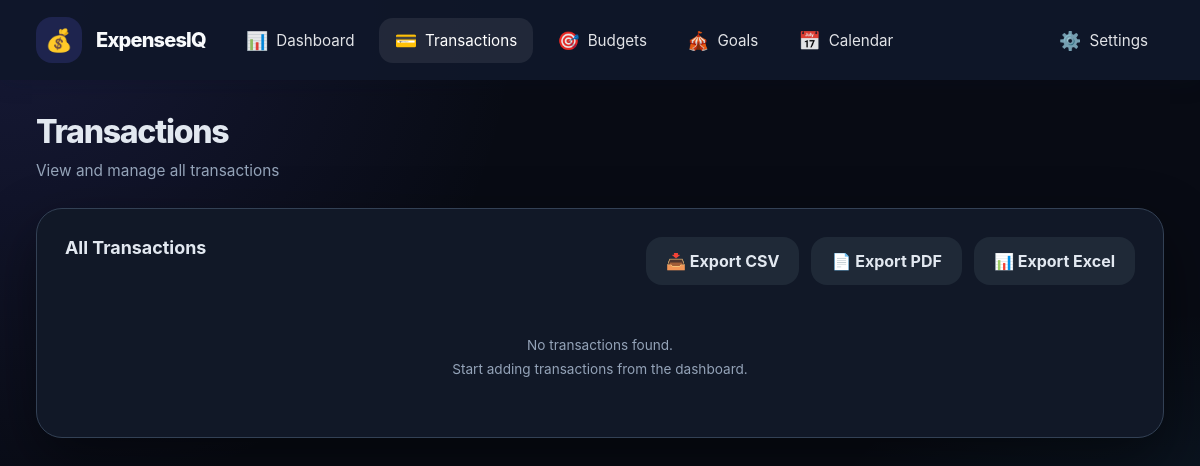
/transactions (signed in), run on an earlier commit of the app's database.
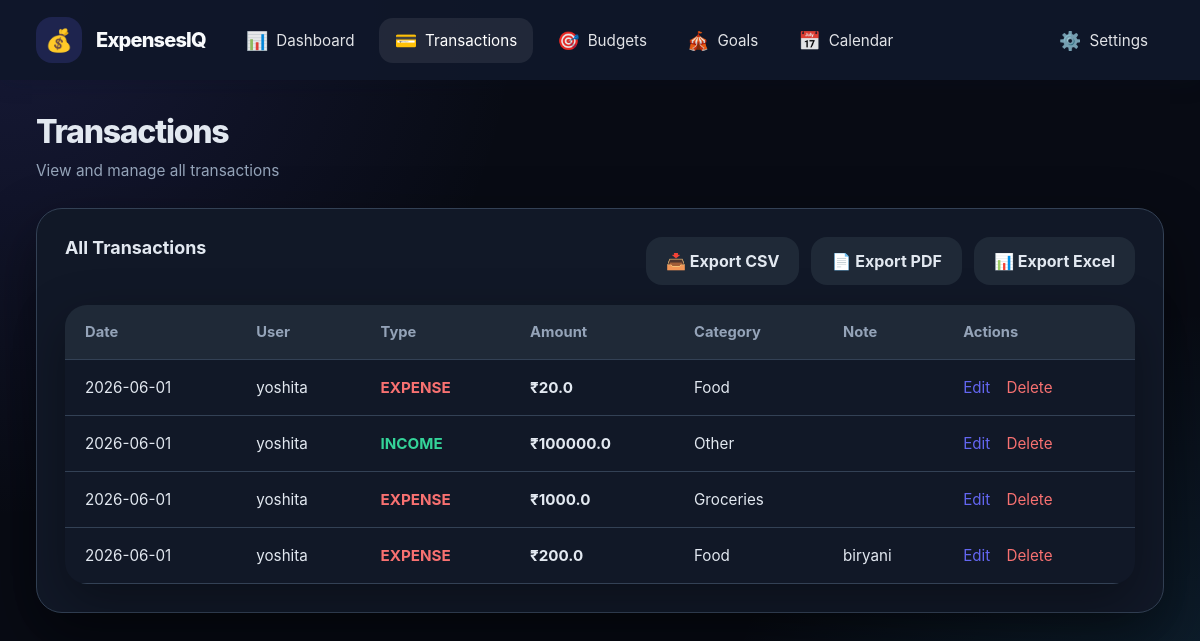
And on a later commit of the database.
### tables this page shows
CREATE TABLE transactions(

            id INTEGER PRIMARY KEY AUTOINCREMENT,

            group_name TEXT,

            user TEXT,

            amount REAL,

            category TEXT,

            type TEXT,

            note TEXT,

            date TEXT
        );

### app.py (the view)
@app.route('/transactions')
def transactions_page():
    if 'user' not in session:
        return redirect(url_for('login'))
    group_name = session['group_name']
    requested_date = request.args.get('date', '').strip()
    conn = get_db()
    cur = conn.cursor()
    if requested_date:
        cur.execute(
            'SELECT * FROM transactions WHERE group_name=? AND date=? ORDER BY id DESC',
            (group_name, requested_date),
        )
        rows = [dict(r) for r in cur.fetchall()]
        total_for_date = sum(r.get('amount', 0.0) for r in rows if r.get('type') == 'expense')
    else:
        cur.execute('SELECT * FROM transactions WHERE group_name=? ORDER BY id DESC', (group_name,))
        rows = [dict(r) for r in cur.fetchall()]
        total_for_date = None
    conn.close()
    return render_template(
        'transactions.html',
        transactions=rows,
        user=session.get('user'),
        date_filter=requested_date,
        total_for_date=total_for_date,
    )

### app.py (called while the page is built)
@app.after_request
def add_cors(response: Response) -> Response:
    response.headers["Access-Control-Allow-Origin"] = "*"
    response.headers["Access-Control-Allow-Headers"] = (
        "Content-Type,Authorization"
    )
    response.headers["Access-Control-Allow-Methods"] = (
        "GET,POST,OPTIONS"
    )
    return response

def get_db():
    db_path = Path(__file__).resolve().parent / "data.db"
    conn = sqlite3.connect(str(db_path), timeout=10, check_same_thread=False)
    conn.row_factory = sqlite3.Row
    return conn

### templates/transactions.html (shortened to what this page needs)
<!DOCTYPE html>
<html>
<head>
  <link rel="stylesheet" href="/static/style.css">
</head>
<body class="dashboard-page">
  <aside class="sidebar">
    <div class="sidebar-logo">
      <div class="logo-icon">💰</div>
      <span class="logo-text">ExpensesIQ</span>
    </div>
    <nav class="sidebar-nav">
      <a href="{{ url_for('dashboard') }}" class="nav-item">
        <span class="nav-icon">📊</span>
        <span class="nav-text">Dashboard</span>
      </a>
      <a href="{{ url_for('transactions_page') }}" class="nav-item active">
        <span class="nav-icon">💳</span>
        <span class="nav-text">Transactions</span>
      </a>
      <a href="{{ url_for('budgets') }}" class="nav-item">
        <span class="nav-icon">🎯</span>
        <span class="nav-text">Budgets</span>
      </a>
      <a href="{{ url_for('goals_page') }}" class="nav-item">
        <span class="nav-icon">🎪</span>
        <span class="nav-text">Goals</span>
      </a>
      <a href="{{ url_for('calendar_page') }}" class="nav-item">
        <span class="nav-icon">📅</span>
        <span class="nav-text">Calendar</span>
      </a>
    </nav>
    <div class="sidebar-footer">
      <div class="dropdown-menu" id="settingsMenu">
        <button class="dropdown-toggle">
          <span class="nav-icon">⚙️</span>
          <span class="nav-text">Settings</span>
        </button>
      </div>
    </div>
  </aside>
  <main class="dashboard-main">
    <header class="dashboard-header">
      <div class="header-left">
        <h1>Transactions</h1>
        <span class="header-subtitle">View and manage all transactions</span>
      </div>
    </header>
    <section class="dashboard-content">
      <div class="dashboard-card">
        <div class="card-header">
          <div>
            <h2>{% if date_filter %}Transactions for {{ date_filter }}{% else %}All Transactions{% endif %}</h2>
          </div>
          <div class="export-buttons">
            <a href="{{ url_for('export_csv') }}" class="btn-export">📥 Export CSV</a>
            <a href="{{ url_for('export_pdf') }}" class="btn-export">📄 Export PDF</a>
            <a href="{{ url_for('export_xlsx') }}" class="btn-export">📊 Export Excel</a>
          </div>
        </div>
        <div class="content-body">
          {% if transactions %}
          <table class="transaction-table">
            <thead>
              <tr>
                <th>Date</th>
                <th>User</th>
                <th>Type</th>
                <th>Amount</th>
                <th>Category</th>
                <th>Note</th>
                <th>Actions</th>
              </tr>
            </thead>
            <tbody>
              {% for trx in transactions %}
              <tr>
                <td>{{ trx.date }}</td>
                <td>{{ trx.user }}</td>
                <td>
                  <span class="transaction-status {% if trx.type == 'expense' %}expense{% else %}income{% endif %}">
                    {{ trx.type | upper }}
                  </span>
                </td>
                <td class="transaction-amount-strong">₹{{ trx.amount }}</td>
                <td>{{ trx.category }}</td>
                <td class="transaction-note">{{ trx.note }}</td>
                <td>
                  <a href="/edit/{{ trx.id }}" class="transaction-action-link">Edit</a>
                  <a href="/delete/{{ trx.id }}" class="transaction-action-link delete" onclick="return confirm('Are you sure?');">Delete</a>
                </td>
              </tr>
              {% endfor %}
            </tbody>
          </table>
          {% else %}
          <div class="empty-note" style="padding: 32px; text-align: center;">
            <p>No transactions found.</p>
            <p style="margin-top: 8px;">Start adding transactions from the dashboard.</p>
          </div>
          {% endif %}
        </div>
      </div>
    </section>
  </main>
</body>
</html>

### static/style.css (style rules this page uses)
* { margin: 0; padding: 0; box-sizing: border-box; }
html { scroll-behavior: smooth; }
body { font-family: Inter, ui-sans-serif, system-ui, -apple-system, BlinkMacSystemFont, 'Segoe UI', sans-serif; background: radial-gradient(circle at top left, rgba(99,102,241,0.16), transparent 36%), radial-gradient(circle at bottom right, rgba(56,189,248,0.14), transparent 34%), var(--bg); color: var(--text); min-height: 100vh; }
a { color: inherit; }
button, input, select, textarea { font: inherit; }
button { cursor: pointer; }
.dashboard-page { display: flex; flex-direction: column; min-height: 100vh; }
.sidebar { width: 100%; background: rgba(15, 23, 42, 0.95); color: #f8fafc; padding: 0 36px; position: relative; box-shadow: 0 4px 20px rgba(15, 23, 42, 0.15); display: flex; align-items: center; justify-content: space-between; gap: 24px; min-height: 80px; flex-wrap: wrap; }
.sidebar-logo { display: flex; align-items: center; gap: 14px; margin-bottom: 0; flex-shrink: 0; }
.logo-icon { width: 46px; height: 46px; border-radius: 16px; background: rgba(99, 102, 241, 0.18); display: grid; place-items: center; font-size: 22px; }
.logo-text { font-size: 20px; font-weight: 800; letter-spacing: -0.04em; }
.sidebar-nav { display: flex; flex-direction: row; gap: 8px; align-items: center; flex: 1; }
.nav-item { display: flex; align-items: center; gap: 8px; padding: 12px 16px; border-radius: 14px; color: rgba(248,250,252,0.9); transition: all 0.25s ease; text-decoration: none; white-space: nowrap; font-size: 0.95rem; }
.nav-item:hover, .nav-item.active { background: rgba(255,255,255,0.08); color: #fff; }
.nav-icon { font-size: 18px; }
.sidebar-footer { margin-top: 0; padding-top: 0; border-top: none; display: flex; align-items: center; gap: 12px; flex-shrink: 0; }
.dropdown-menu { position: relative; display: flex; align-items: center; }
.dropdown-toggle { display: flex; align-items: center; gap: 8px; padding: 12px 16px; border-radius: 14px; color: rgba(248,250,252,0.9); background: none; border: none; cursor: pointer; transition: all 0.25s ease; text-decoration: none; font-size: 0.95rem; white-space: nowrap; }
.dashboard-main { margin-left: 0; flex: 1; padding: 32px 36px; }
.dashboard-header { display: flex; flex-wrap: wrap; justify-content: space-between; gap: 20px; align-items: flex-start; margin-bottom: 28px; }
.header-left h1 { font-size: clamp(2rem, 2.5vw, 3rem); font-weight: 800; letter-spacing: -0.04em; }
.header-subtitle { display: block; margin-top: 10px; color: var(--muted); font-size: 0.96rem; }
.dashboard-content { padding-bottom: 48px; }
.metric-card, .dashboard-card, .dashboard-panel { background: var(--surface); border-radius: 26px; padding: 28px; border: 1px solid var(--border); box-shadow: var(--shadow); }
.metric-header, .card-header { display: flex; justify-content: space-between; align-items: flex-start; gap: 16px; margin-bottom: 20px; }
.card-header h2 { font-size: 1.12rem; font-weight: 700; }
.form-btn, .btn-export, .button-secondary { border: none; border-radius: 16px; padding: 14px 20px; font-weight: 700; transition: transform 0.2s ease, background 0.2s ease; }
.export-buttons { display: flex; flex-wrap: wrap; gap: 12px; }
.btn-export { display: inline-flex; align-items: center; gap: 10px; background: #1f2937; color: var(--text); text-decoration: none; }
.transaction-table { width: 100%; border-collapse: collapse; border-radius: 22px; overflow: hidden; box-shadow: 0 18px 50px rgba(0, 0, 0, 0.35); background: var(--surface); }
.transaction-table th, .transaction-table td { padding: 18px 20px; text-align: left; border-bottom: 1px solid var(--border); }
.transaction-table th { background: #1f2937; font-size: 0.92rem; color: var(--muted); font-weight: 700; }
.transaction-table td { font-size: 0.95rem; color: var(--text); }
.transaction-table td a { color: var(--primary); text-decoration: none; }
.transaction-status { font-weight: 700; }
.transaction-status.expense { color: var(--danger); }
.transaction-status.income { color: var(--success); }
.transaction-note { max-width: 220px; overflow: hidden; text-overflow: ellipsis; white-space: nowrap; }
.transaction-action-link { color: var(--primary-strong); text-decoration: none; margin-right: 12px; }
.transaction-action-link.delete { color: var(--danger); }
.transaction-amount-strong { font-weight: 700; }
.dashboard-main { margin-left: 0; }
.sidebar { position: relative; width: 100%; height: auto; }
.dashboard-page { flex-direction: column; }

What changed in the data, as far as the page shows it:
added transactions: date "2026-06-01", user "yoshita", type "EXPENSE", amount "20.0", category "Food"
added transactions: date "2026-06-01", user "yoshita", type "INCOME", amount "100000.0", category "Other"
added transactions: date "2026-06-01", user "yoshita", type "EXPENSE", amount "1000.0", category "Groceries"
added transactions: date "2026-06-01", user "yoshita", type "EXPENSE", amount "200.0", category "Food", note "biryani"
Also different on the page:
text no longer shown: "No transactions found. Start adding transactions from the dashboard."
text now shown: "Date User Type Amount Category Note Actions"
